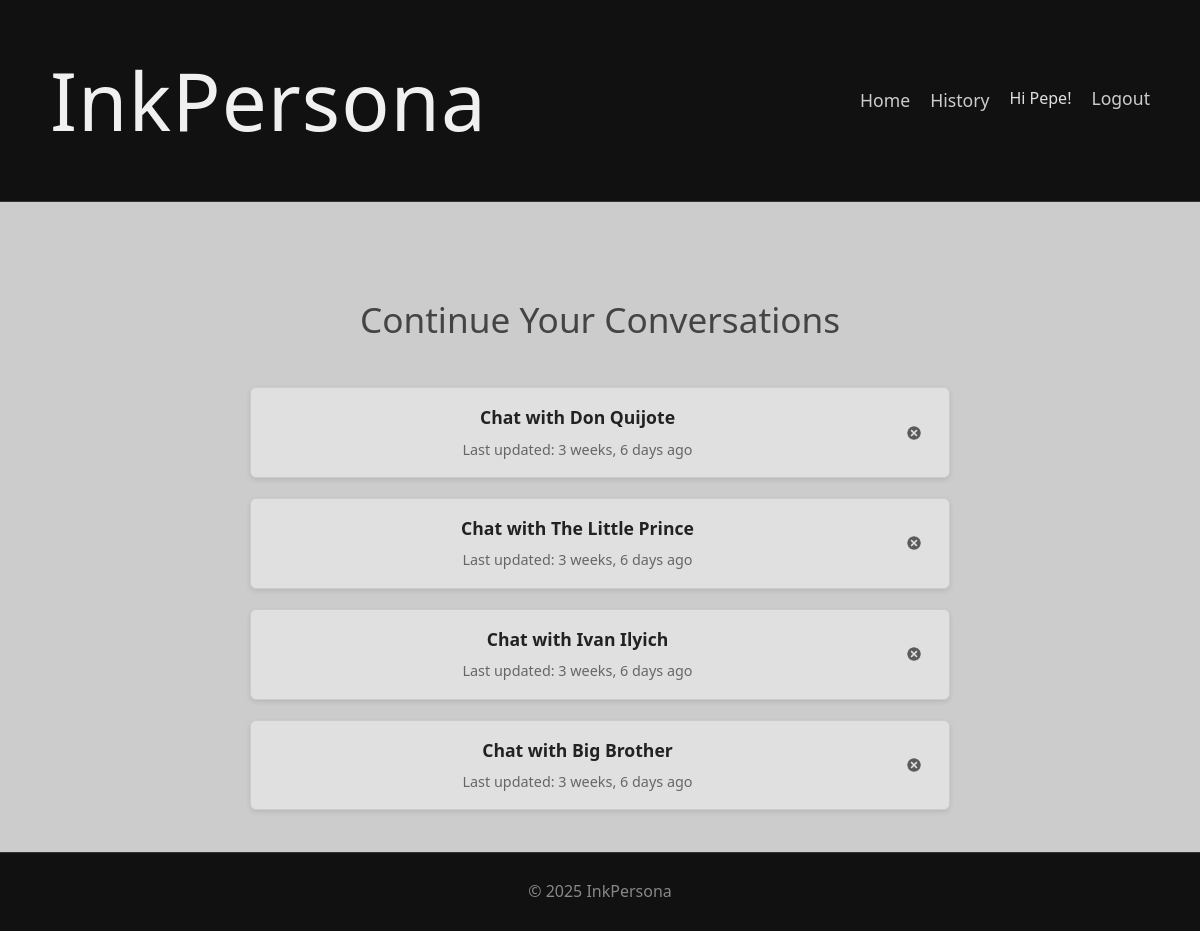
/app/history/ (signed in), run on the app's committed database.
### characters/models.py (models this page shows, shortened)
class Conversation(models.Model):
    user = models.ForeignKey(
        settings.AUTH_USER_MODEL,
        on_delete=models.CASCADE,
        related_name='conversations'
    )
    character = models.ForeignKey(
        LiteraryCharacter,
        on_delete=models.CASCADE,
        related_name='conversations'
    )
    last_updated = models.DateTimeField(
        auto_now=True,
        help_text="Timestamp of the last message in the conversation."
    )
    class Meta:
        unique_together = ('user', 'character')
        ordering = ['-last_updated']

class LiteraryCharacter(models.Model):
    name = models.CharField(max_length=200)
    book = models.CharField(max_length=200)
    author = models.CharField(max_length=200)
    description = models.TextField(
        help_text="Detailed description of the character's personality, background, and speech patterns."
    )
    emoji = models.CharField(max_length=10, blank=True, help_text="Optional emoji representation.")
    tags = models.JSONField(default=list, help_text="List of keywords associated with the character.")
    image = models.ImageField(
        upload_to='character_images/',
        blank=True,
        null=True,
        help_text="Optional image for the character."
    )

### characters/views.py (the view)
# urls.py: path('history/', views.conversation_history, name='conversation_history'),
@login_required
def conversation_history(request):
    user_conversations = Conversation.objects.filter(user=request.user).order_by('-last_updated')
    context = {
        'conversations': user_conversations,
    }
    return render(request, 'characters/conversation_history.html', context)

### characters/templates/characters/conversation_history.html (shortened to what this page needs)
{% extends 'base.html' %}
{% load static %}
{% block content %}
<section class="section history-section">
    <div class="container">
            <h2 class="section-title">Continue Your Conversations</h2>
            {% if conversations %}
                <ul class="conversation-list">
                    {% for conversation in conversations %}
                        <li class="conversation-item">
                            <div class="conversation-entry">
                                <a href="{% url 'characters:character_detail' conversation.character.id %}" class="conversation-link">
                                    <span class="character-name">Chat with {{ conversation.character.name }}</span>
                                    <span class="last-updated">Last updated: {{ conversation.last_updated|timesince }} ago</span>
                                </a>
                                <form method="post" action="{% url 'characters:delete_conversation' conversation.id %}" class="delete-form" onsubmit="return confirm('Are you sure you want to delete this conversation?');">
                                    <button type="submit" class="btn-delete" title="Delete Conversation">
                                        <img src="{% static 'icons/delete_icon.png' %}" alt="Delete" class="delete-icon">
                                    </button>
                                </form>
                            </div>
                        </li>
                    {% endfor %}
                </ul>
            {% else %}
                <p class="no-history">You haven't started any conversations yet.</p>
            {% endif %}
    </div>
</section>
{% endblock %}

### templates/base.html (shortened to what this page needs)
{% load static %}
<!DOCTYPE html>
<html lang="en">
<head>
    <link rel="stylesheet" href="{% static 'css/styles.css' %}">
</head>
<body class="app-body">
    <header class="app-header">
        <div class="container">
            <h1 class="site-title"><a href="{% url 'landing_page' %}" class="site-title-link">InkPersona</a></h1>
            {% if request.resolver_match.url_name != 'login' and request.resolver_match.url_name != 'signup' %}
            <nav>
                <ul>
                    <li><a href="{% url 'characters:character_list' %}">Home</a></li>
                    {% if user.is_authenticated %}
                        <li><a href="{% url 'characters:conversation_history' %}">History</a></li>
                    {% endif %}
                    {% if user.is_authenticated %}
                        <li><span>Hi {{ user.username }}!</span></li>
                        <li>
                            <form method="post" action="{% url 'logout' %}" style="display: inline;">
                                <button type="submit" class="nav-button-link">Logout</button>
                            </form>
                        </li>
                    {% else %}
                        <li><a href="{% url 'login' %}">Login</a></li>
                    {% endif %}
                </ul>
            </nav>
            {% endif %}
        </div>
    </header>
    <main>
        {% block content %}{% endblock %}
    </main>
    <footer class="app-footer">
        <div class="container">
            <p>&copy; {% now "Y" %} InkPersona</p>
        </div>
    </footer>
</body>
</html>

### static/css/styles.css (style rules this page uses)
body.app-body { background-color: #111; color: #e0e0e0; font-family: 'Segoe UI', Tahoma, Geneva, Verdana, sans-serif; margin: 0; padding: 0; line-height: 1.6; height: 100vh; overflow: hidden; }
.container { max-width: 1100px; margin: 0 auto; padding: 0 20px; }
.app-header { background-color: #111; padding: 15px 0; border-bottom: 1px solid #333; position: sticky; top: 0; z-index: 10; transition: padding 0.3s ease-out; }
.app-header .container { display: flex; justify-content: space-between; align-items: center; }
.site-title-link { font-size: 2.5em; font-weight: 300; color: #f0f0f0; text-decoration: none; letter-spacing: 1px; transition: font-size 0.3s ease-out; }
.app-header nav a { color: #ccc; text-decoration: none; font-size: 1.1em; transition: color 0.3s ease; }
.app-header nav ul { list-style: none; padding: 0; margin: 0; display: flex; }
.app-header nav li { margin-left: 20px; }
main { background-color: #cccccc; color: #333; height: calc(100vh - 70.861px); overflow-y: scroll; position: relative; z-index: 1; }
.section { min-height: calc(100vh - 70.861px); width: 100%; display: flex; justify-content: center; align-items: center; text-align: center; padding: 40px 0; border-bottom: 1px solid #bbb; opacity: 0; transform: translateY(50px); transition: opacity 0.8s ease-out, transform 0.8s ease-out; overflow: hidden; box-sizing: border-box; }
.section.active { opacity: 1; transform: translateY(0); }
.section:last-child { border-bottom: none; }
.section .container { max-width: 1100px; width: 90%; padding: 20px; max-height: 100%; overflow-y: auto; }
.section-title { text-align: center; font-size: 2.2em; margin-bottom: 40px; color: #444; font-weight: 300; }
.character-name { font-size: 1.5em; margin-top: 0; margin-bottom: 5px; color: #222; }
.app-footer { background-color: #111; color: #888; text-align: center; padding: 10px 0; border-top: 1px solid #333; position: fixed; bottom: 0; left: 0; width: 100%; z-index: 10; box-sizing: border-box; }
.section:last-child .container { padding-bottom: 80px; }
.conversation-list { list-style: none; padding: 0; margin: 40px auto 0 auto; max-width: 700px; }
.conversation-item { background-color: #e0e0e0; border-radius: 6px; margin-bottom: 20px; box-shadow: 0 2px 5px rgba(0,0,0,0.1); border: 1px solid #ccc; transition: box-shadow 0.3s ease; }
.conversation-entry { display: flex; justify-content: space-between; align-items: center; gap: 15px; padding: 15px 20px; }
.conversation-link { display: block; text-decoration: none; color: #444; flex-grow: 1; }
.conversation-link .character-name { font-weight: bold; display: block; margin-bottom: 5px; font-size: 1.1em; }
.conversation-link .last-updated { font-size: 0.9em; color: #666; }
.delete-form { margin: 0; flex-shrink: 0; }
.btn-delete { background: none; border: none; cursor: pointer; padding: 5px; line-height: 0; opacity: 0.6; transition: opacity 0.2s ease; }
.delete-icon { width: 20px; height: 20px; vertical-align: middle; }
.nav-button-link { background: none; border: none; padding: 0; margin: 0; color: #ccc; font-family: inherit; font-size: 1.1em; cursor: pointer; text-decoration: none; transition: color 0.3s ease; }

### data on the page
Conversation: character.name "Don Quijote", last_updated "3 weeks, 6 days"
Conversation: character.name "The Little Prince", last_updated "3 weeks, 6 days"
Conversation: character.name "Ivan Ilyich", last_updated "3 weeks, 6 days"
Conversation: character.name "Big Brother", last_updated "3 weeks, 6 days"

### other printed values
{{ user.username }} "Pepe"
